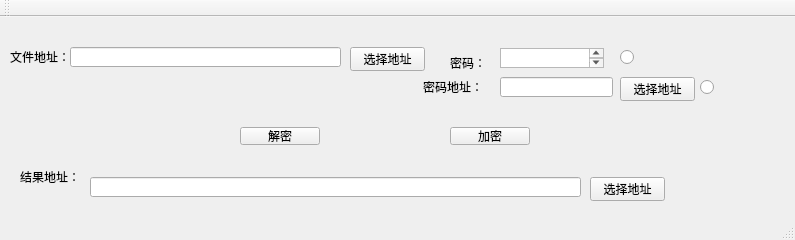
<?xml version="1.0" encoding="UTF-8"?>
<ui version="4.0">
 <class>QtWidgetsApplicationClass</class>
 <widget class="QMainWindow" name="QtWidgetsApplicationClass">
  <property name="geometry">
   <rect>
    <x>0</x>
    <y>0</y>
    <width>795</width>
    <height>240</height>
   </rect>
  </property>
  <property name="windowTitle">
   <string>QtWidgetsApplication</string>
  </property>
  <widget class="QWidget" name="centralWidget">
   <widget class="QLabel" name="label">
    <property name="geometry">
     <rect>
      <x>10</x>
      <y>30</y>
      <width>61</width>
      <height>20</height>
     </rect>
    </property>
    <property name="text">
     <string>文件地址：</string>
    </property>
   </widget>
   <widget class="QLabel" name="label_2">
    <property name="geometry">
     <rect>
      <x>450</x>
      <y>40</y>
      <width>40</width>
      <height>12</height>
     </rect>
    </property>
    <property name="text">
     <string>密码：</string>
    </property>
   </widget>
   <widget class="QTextEdit" name="textEdit_2">
    <property name="geometry">
     <rect>
      <x>500</x>
      <y>31</y>
      <width>104</width>
      <height>20</height>
     </rect>
    </property>
   </widget>
   <widget class="QPushButton" name="pushButton">
    <property name="geometry">
     <rect>
      <x>450</x>
      <y>110</y>
      <width>80</width>
      <height>18</height>
     </rect>
    </property>
    <property name="text">
     <string>加密</string>
    </property>
   </widget>
   <widget class="QLabel" name="label_3">
    <property name="geometry">
     <rect>
      <x>20</x>
      <y>150</y>
      <width>61</width>
      <height>20</height>
     </rect>
    </property>
    <property name="text">
     <string>结果地址：</string>
    </property>
   </widget>
   <widget class="QPushButton" name="pushButton_2">
    <property name="geometry">
     <rect>
      <x>240</x>
      <y>110</y>
      <width>80</width>
      <height>18</height>
     </rect>
    </property>
    <property name="text">
     <string>解密</string>
    </property>
   </widget>
   <widget class="QLineEdit" name="lineEdit">
    <property name="geometry">
     <rect>
      <x>70</x>
      <y>30</y>
      <width>271</width>
      <height>20</height>
     </rect>
    </property>
   </widget>
   <widget class="QLineEdit" name="lineEdit_2">
    <property name="geometry">
     <rect>
      <x>90</x>
      <y>160</y>
      <width>491</width>
      <height>20</height>
     </rect>
    </property>
   </widget>
   <widget class="QLabel" name="label_4">
    <property name="geometry">
     <rect>
      <x>423</x>
      <y>60</y>
      <width>71</width>
      <height>20</height>
     </rect>
    </property>
    <property name="text">
     <string>密码地址：</string>
    </property>
   </widget>
   <widget class="QLineEdit" name="lineEdit_3">
    <property name="geometry">
     <rect>
      <x>500</x>
      <y>60</y>
      <width>113</width>
      <height>20</height>
     </rect>
    </property>
   </widget>
   <widget class="QRadioButton" name="radioButton">
    <property name="geometry">
     <rect>
      <x>620</x>
      <y>30</y>
      <width>95</width>
      <height>20</height>
     </rect>
    </property>
    <property name="text">
     <string/>
    </property>
   </widget>
   <widget class="QRadioButton" name="radioButton_2">
    <property name="geometry">
     <rect>
      <x>700</x>
      <y>60</y>
      <width>95</width>
      <height>20</height>
     </rect>
    </property>
    <property name="text">
     <string/>
    </property>
   </widget>
   <widget class="QPushButton" name="pushButton_3">
    <property name="geometry">
     <rect>
      <x>620</x>
      <y>60</y>
      <width>75</width>
      <height>24</height>
     </rect>
    </property>
    <property name="text">
     <string>选择地址</string>
    </property>
   </widget>
   <widget class="QPushButton" name="pushButton_4">
    <property name="geometry">
     <rect>
      <x>350</x>
      <y>30</y>
      <width>75</width>
      <height>24</height>
     </rect>
    </property>
    <property name="text">
     <string>选择地址</string>
    </property>
   </widget>
   <widget class="QPushButton" name="pushButton_5">
    <property name="geometry">
     <rect>
      <x>590</x>
      <y>160</y>
      <width>75</width>
      <height>24</height>
     </rect>
    </property>
    <property name="text">
     <string>选择地址</string>
    </property>
   </widget>
  </widget>
  <widget class="QToolBar" name="mainToolBar">
   <attribute name="toolBarArea">
    <enum>TopToolBarArea</enum>
   </attribute>
   <attribute name="toolBarBreak">
    <bool>false</bool>
   </attribute>
  </widget>
  <widget class="QStatusBar" name="statusBar"/>
 </widget>
 <layoutdefault spacing="6" margin="11"/>
 <resources>
  <include location="QtWidgetsApplication.qrc"/>
 </resources>
 <connections>
  <connection>
   <sender>pushButton</sender>
   <signal>clicked()</signal>
   <receiver>QtWidgetsApplicationClass</receiver>
   <slot>jm()</slot>
   <hints>
    <hint type="sourcelabel">
     <x>497</x>
     <y>132</y>
    </hint>
    <hint type="destinationlabel">
     <x>291</x>
     <y>239</y>
    </hint>
   </hints>
  </connection>
  <connection>
   <sender>pushButton_2</sender>
   <signal>clicked()</signal>
   <receiver>QtWidgetsApplicationClass</receiver>
   <slot>fjm()</slot>
   <hints>
    <hint type="sourcelabel">
     <x>285</x>
     <y>130</y>
    </hint>
    <hint type="destinationlabel">
     <x>264</x>
     <y>239</y>
    </hint>
   </hints>
  </connection>
  <connection>
   <sender>pushButton_4</sender>
   <signal>clicked()</signal>
   <receiver>QtWidgetsApplicationClass</receiver>
   <slot>xz_sr_dz()</slot>
   <hints>
    <hint type="sourcelabel">
     <x>386</x>
     <y>55</y>
    </hint>
    <hint type="destinationlabel">
     <x>367</x>
     <y>87</y>
    </hint>
   </hints>
  </connection>
  <connection>
   <sender>pushButton_3</sender>
   <signal>clicked()</signal>
   <receiver>QtWidgetsApplicationClass</receiver>
   <slot>xz_mm_dz()</slot>
   <hints>
    <hint type="sourcelabel">
     <x>659</x>
     <y>89</y>
    </hint>
    <hint type="destinationlabel">
     <x>711</x>
     <y>129</y>
    </hint>
   </hints>
  </connection>
  <connection>
   <sender>pushButton_5</sender>
   <signal>clicked()</signal>
   <receiver>QtWidgetsApplicationClass</receiver>
   <slot>xz_jg_dz()</slot>
   <hints>
    <hint type="sourcelabel">
     <x>636</x>
     <y>185</y>
    </hint>
    <hint type="destinationlabel">
     <x>741</x>
     <y>187</y>
    </hint>
   </hints>
  </connection>
 </connections>
 <slots>
  <slot>jm()</slot>
  <slot>fjm()</slot>
  <slot>mm_sr()</slot>
  <slot>mm_dj()</slot>
  <slot>xz_sr_dz()</slot>
  <slot>xz_mm_dz()</slot>
  <slot>xz_jg_dz()</slot>
 </slots>
</ui>
